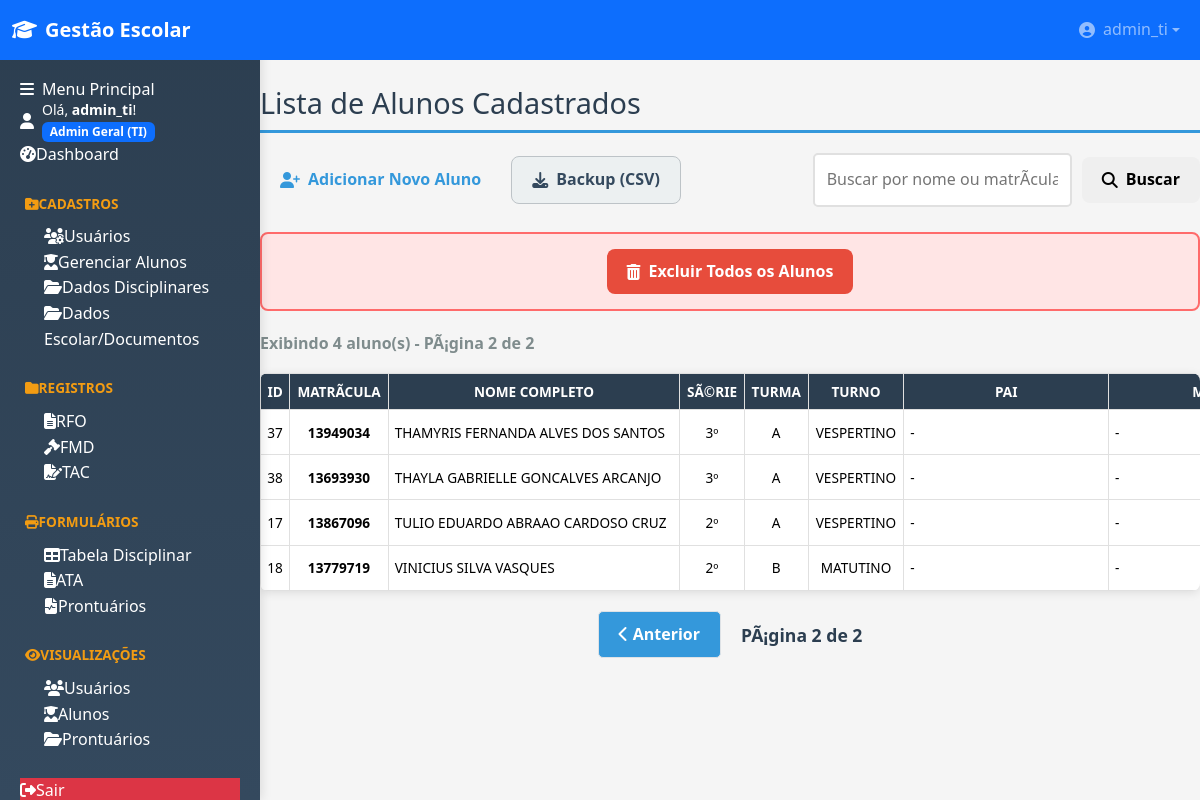
The app's page /alunos/listar_alunos?page=2&search= (signed in) with its own data.
### tables this page shows
CREATE TABLE usuarios (
                id INTEGER PRIMARY KEY AUTOINCREMENT,
                username TEXT NOT NULL UNIQUE,
                password TEXT NOT NULL,
                nivel INTEGER NOT NULL, -- 1: Admin Geral (TI), 2: Admin Secundário, 3: Usuário
                data_criacao TEXT DEFAULT CURRENT_TIMESTAMP
            , cargo TEXT DEFAULT '');

CREATE TABLE alunos (
                id INTEGER PRIMARY KEY AUTOINCREMENT,
                matricula TEXT NOT NULL UNIQUE,
                nome TEXT NOT NULL,
                serie TEXT,
                turma TEXT,
                turno TEXT,
                pai TEXT,
                mae TEXT,
                responsavel TEXT,
                email TEXT,
                rua TEXT,
                numero TEXT,
                complemento TEXT,
                bairro TEXT,
                cidade TEXT,
                estado TEXT,
                data_cadastro TEXT NOT NULL DEFAULT (datetime('now','localtime')), -- AGORA COM VALOR PADRÃO
                usuario_cadastro_id INTEGER,
                telefone TEXT, photo TEXT, -- A coluna telefone está aqui para compatibilidade com o código existente
                FOREIGN KEY (usuario_cadastro_id) REFERENCES usuarios(id)
            );

### blueprints/alunos.py (the view)
@alunos_bp.route('/listar_alunos')
@login_required
def listar_alunos():
    db = get_db()
    page = request.args.get('page', 1, type=int)
    per_page = 50
    offset = (page - 1) * per_page
    search = request.args.get('search', '').strip()
    if search:
        search_like = f'%{search}%'
        alunos = db.execute('''
            SELECT * FROM alunos
            WHERE nome LIKE ? OR matricula LIKE ?
            ORDER BY nome ASC
            LIMIT ? OFFSET ?
        ''', (search_like, search_like, per_page, offset)).fetchall()
        total = db.execute('''
            SELECT COUNT(*) as total FROM alunos
            WHERE nome LIKE ? OR matricula LIKE ?
        ''', (search_like, search_like)).fetchone()['total']
    else:
        alunos = db.execute('''
            SELECT * FROM alunos
            ORDER BY nome ASC
            LIMIT ? OFFSET ?
        ''', (per_page, offset)).fetchall()
        total = db.execute('SELECT COUNT(*) as total FROM alunos').fetchone()['total']
    total_pages = (total + per_page - 1) // per_page
    alunos_processados = []
    for aluno in alunos:
        aluno_dict = dict(aluno)
        telefones = aluno_dict.get('telefone', '').split(',') if aluno_dict.get('telefone') else []
        aluno_dict['telefone_1'] = telefones[0].strip() if len(telefones) > 0 else '-'
        aluno_dict['telefone_2'] = telefones[1].strip() if len(telefones) > 1 else '-'
        aluno_dict['telefone_3'] = telefones[2].strip() if len(telefones) > 2 else '-'
        alunos_processados.append(aluno_dict)
    return render_template('index.html',
                         alunos=alunos_processados,
                         page=page,
                         total_pages=total_pages,
                         search=search)

### templates/index.html (shortened to what this page needs)
﻿{% extends 'base.html' %}
{% block content %}
<h2>Lista de Alunos Cadastrados</h2>
<div class="toolbar">
    <div class="toolbar-left">
        <a href="{{ url_for('alunos_bp.adicionar_aluno') }}" class="button">
            <i class="fas fa-user-plus"></i> Adicionar Novo Aluno
        </a>
        <a href="{{ url_for('alunos_bp.backup_alunos') }}" class="button btn-secondary">
            <i class="fas fa-download"></i> Backup (CSV)
        </a>
    </div>
    <div class="toolbar-right">
        <form method="GET" class="search-form">
            <input type="text" name="search" placeholder="Buscar por nome ou matrÃ­cula..."
                   value="{{ search }}" class="search-input">
            <button type="submit" class="button">
                <i class="fas fa-search"></i> Buscar
            </button>
        </form>
    </div>
</div>
{% if session.get('nivel') == 1 %}
<div class="danger-zone">
    <form method="POST" action="{{ url_for('alunos_bp.excluir_todos') }}" style="display:inline;"
          onsubmit="return confirm('ATENÃ‡ÃƒO: Deseja realmente excluir TODOS os alunos? Esta aÃ§Ã£o Ã© IRREVERSÃVEL e o contador de IDs serÃ¡ reiniciado.');">
        <button type="submit" class="button btn-danger">
            <i class="fas fa-trash-alt"></i> Excluir Todos os Alunos
        </button>
    </form>
</div>
{% endif %}
{% if alunos %}
    <div class="table-info">
        <p>Exibindo {{ alunos|length }} aluno(s) - PÃ¡gina {{ page }} de {{ total_pages }}</p>
    </div>
    <div class="table-container">
        <table class="table table-data table-full">
            <thead>
                <tr>
                    <th>ID</th>
                    <th>MatrÃ­cula</th>
                    <th style="min-width: 250px;">Nome Completo</th>
                    <th>SÃ©rie</th>
                    <th>Turma</th>
                    <th>Turno</th>
                    <th style="min-width: 200px;">Pai</th>
                    <th style="min-width: 200px;">MÃ£e</th>
                </tr>
            </thead>
            <tbody>
                {% for aluno in alunos %}
                <tr>
                    <td>{{ aluno.id }}</td>
                    <td><strong>{{ aluno.matricula }}</strong></td>
                    <td><div class="text-left">{{ aluno.nome }}</div></td>
                    <td>{{ aluno.serie or '-' }}</td>
                    <td>{{ aluno.turma or '-' }}</td>
                    <td>{{ aluno.turno or '-' }}</td>
                    <td><div class="text-left">{{ aluno.pai or '-' }}</div></td>
                    <td><div class="text-left">{{ aluno.mae or '-' }}</div></td>
                </tr>
                {% endfor %}
            </tbody>
        </table>
    </div>
    {% if total_pages > 1 %}
    <div class="pagination">
        {% if page > 1 %}
        <a href="{{ url_for('alunos_bp.listar_alunos', page=page-1, search=search) }}" class="page-link">
            <i class="fas fa-chevron-left"></i> Anterior
        </a>
        {% endif %}
        <span class="page-info">PÃ¡gina {{ page }} de {{ total_pages }}</span>
    </div>
    {% endif %}
{% endif %}
{% endblock %}

### templates/base.html (shortened to what this page needs)
﻿<!DOCTYPE html>
<html lang="pt-br">
<head>
    <link href="https://cdn.jsdelivr.net/npm/bootstrap@5.3.2/dist/css/bootstrap.min.css" rel="stylesheet">
    <link rel="stylesheet" href="https://cdnjs.cloudflare.com/ajax/libs/font-awesome/6.4.0/css/all.min.css">
    <link rel="stylesheet" href="{{ url_for('static', filename='style.css') }}?v={{ range(1, 10000) | random }}">
</head>
<body>
    {% if not request.args.get('iframe') %}
    <nav class="navbar navbar-expand-lg navbar-dark fixed-top bg-primary">
        <div class="container-fluid">
            <a class="navbar-brand d-flex align-items-center" href="{{ url_for('dashboard') }}">
                <i class="fas fa-graduation-cap me-2"></i>
                <span class="fw-bold">Gestão Escolar</span>
            </a>
            {% if session.get('logged_in') %}
            <div class="navbar-nav ms-auto">
                <div class="nav-item dropdown">
                    <a class="nav-link dropdown-toggle d-flex align-items-center" href="#" role="button" data-bs-toggle="dropdown">
                        <i class="fas fa-user-circle me-2"></i>
                        <span>{{ session.get('username') }}</span>
                    </a>
                </div>
            </div>
            {% endif %}
        </div>
    </nav>
    {% endif %}
    {% if not request.args.get('iframe') %}
    <div class="sidebar" id="sidebar">
        <div class="sidebar-header">
            <h6 class="mb-0"><i class="fas fa-bars me-2"></i>Menu Principal</h6>
        </div>
        <div class="sidebar-body p-0">
            {% if session.get('logged_in') %}
                <div class="user-greeting">
                    <div class="d-flex align-items-center">
                        <i class="fas fa-user me-2"></i>
                        <div>
                            <small>Olá, <span class="username fw-bold">{{ session.get('username') }}</span>!</small><br>
                            <span class="badge bg-primary">{{ session.get('nivel_nome') }}</span>
                        </div>
                    </div>
                </div>
                <div class="menu-section">
                    <a href="{{ url_for('dashboard') }}" class="nav-link {% if request.endpoint == 'dashboard' %}active{% endif %}">
                        <i class="fas fa-tachometer-alt"></i><span>Dashboard</span>
                    </a>
                </div>
                {% if session.get('nivel') in [1, 2] %}
                <div class="menu-section">
                    <div class="nav-link menu-title"><i class="fas fa-folder-plus"></i><span>Cadastros</span></div>
                    {% if session.get('nivel') == 1 %}
                    <a href="{{ url_for('auth_bp.gerenciar_usuarios') }}" class="nav-link ps-4">
                        <i class="fas fa-users-cog"></i><span>Usuários</span>
                    </a>
                    {% endif %}
                    <a href="{{ url_for('alunos_bp.gerenciar_alunos') }}" class="nav-link ps-4 {% if request.endpoint == 'alunos_bp.gerenciar_alunos' %}active{% endif %}">
                        <i class="fas fa-user-graduate"></i><span>Gerenciar Alunos</span>
                    </a>
                    <a href="{{ url_for('cadastros_bp.dados_disciplinares') }}" class="nav-link ps-4 ">
                        <i class="fas fa-folder-open"></i><span>Dados Disciplinares</span>
                    </a>
                    <a href="{{ url_for('cadastros_bp.dados_documentos') }}" class="nav-link ps-4 ">
                        <i class="fas fa-folder-open"></i><span>Dados Escolar/Documentos</span>
                    </a>
                </div>
                {% endif %}
                <div class="menu-section">
                    <div class="nav-link menu-title"><i class="fas fa-folder"></i><span>Registros</span></div>
                    <a href="{{ url_for('cadastros_bp.registros_rfo') }}" class="nav-link ps-4 ">
                        <i class="fas fa-file-alt"></i><span>RFO</span>
                    </a>
                    <a href="{{ url_for('cadastros_bp.registros_fmd') }}" class="nav-link ps-4 {% if request.endpoint in ['cadastros_bp.registros_fmd','disciplinar_bp.registrar_fmd','visualizacoes_bp.listar_fmds'] %}active{% endif %}">
                        <i class="fas fa-gavel"></i><span>FMD</span>
                    </a>
                    <a href="{{ url_for('cadastros_bp.registros_tac') }}" class="nav-link ps-4 {% if request.endpoint in ['cadastros_bp.registros_tac','formularios_bp.novo_tac','formularios_bp.listar_tacs'] %}active{% endif %}">
                        <i class="fas fa-file-signature"></i><span>TAC</span>
                    </a>
                </div>
                {% if session.get('nivel') in [1, 2] %}
                <div class="menu-section">
                    <div class="nav-link menu-title"><i class="fas fa-print"></i><span>Formulários</span></div>
                    <a href="{{ url_for('formularios_bp.tabela_disciplinar') }}" class="nav-link ps-4">
            <a href="{{ url_for('formularios_bp.tabela_disciplinar') }}" class="nav-link ps-4">
                <i class="fas fa-table"></i><span>Tabela Disciplinar</span>
            </a>
            <a href="{{ url_for('formularios_ata_bp.list_atas') }}" class="nav-link ps-4">
                <i class="fas fa-file-alt"></i><span>ATA</span>
            </a>
                    <a href="{{ url_for('formularios_prontuario.listar_prontuarios') }}" class="nav-link ps-4">
                        <i class="fas fa-file-medical-alt"></i><span>Prontuários</span>
                    </a>
                </div>
                {% endif %}
                <div class="menu-section">
                    <div class="nav-link menu-title"><i class="fas fa-eye"></i><span>Visualizações</span></div>
                    {% if session.get('nivel') in [1, 2] %}
                    <a href="{{ url_for('visualizacoes_bp.listar_usuarios') }}" class="nav-link ps-4">
                        <i class="fas fa-users"></i><span>Usuários</span>
                    </a>
                    {% endif %}
                    <a href="{{ url_for('visualizacoes_bp.listar_alunos') }}" class="nav-link ps-4">
                        <i class="fas fa-user-graduate"></i><span>Alunos</span>
                    </a>
                    {% if session.get('nivel') in [1, 2] %}
                    <a href="{{ url_for('formularios_prontuario.listar_prontuarios') }}" class="nav-link ps-4">
                        <i class="fas fa-folder-open"></i><span>Prontuários</span>
                    </a>
                    {% endif %}
                </div>
                <div class="menu-section mt-auto">
                    <a href="{{ url_for('auth_bp.logout') }}" class="nav-link bg-danger">
                        <i class="fas fa-sign-out-alt"></i><span>Sair</span>
                    </a>
                </div>
            {% endif %}
        </div>
    </div>
    {% endif %}
    <main class="main-content">
        {% block content %}{% endblock %}
    </main>
</body>
</html>

### records on screen
usuarios: get "admin_ti"
alunos: id "37", matricula "13949034", nome "THAMYRIS FERNANDA ALVES DOS SANTOS", serie "3º", turma "A", turno "VESPERTINO", pai "-", mae "-"
alunos: id "38", matricula "13693930", nome "THAYLA GABRIELLE GONCALVES ARCANJO", serie "3º", turma "A", turno "VESPERTINO", pai "-", mae "-"
alunos: id "17", matricula "13867096", nome "TULIO EDUARDO ABRAAO CARDOSO CRUZ", serie "2º", turma "A", turno "VESPERTINO", pai "-", mae "-"
alunos: id "18", matricula "13779719", nome "VINICIUS SILVA VASQUES", serie "2º", turma "B", turno "MATUTINO", pai "-", mae "-"

### other values on screen
{{ session.get('nivel_nome') }} "Admin Geral (TI)"
{{ alunos|length }} "4"
{{ page }} "2"
{{ total_pages }} "2"
